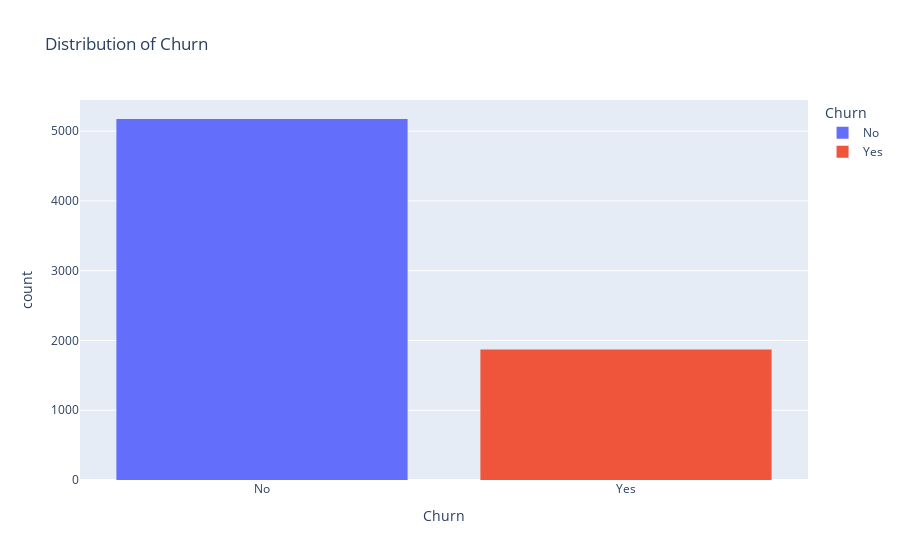

Write notebook code for a chart like this one.
### Markdown cell above
**EDA**

### Code cell
# distribution of churn
fig = px.histogram(df, x='Churn', color='Churn', title='Distribution of Churn')
fig.show()

### Figure 1 — Plotly figure (JSON) as saved in the notebook; plotly's stock layout.template omitted (floating-point values rounded to 4 significant figures; data arrays with more than 128 entries replaced by an {"elided": "..."} marker saying what was removed)
{"data": [{"alignmentgroup": "True", "bingroup": "x", "hovertemplate": "Churn=%{x}<br>count=%{y}<extra></extra>", "legendgroup": "No", "marker": {"color": "#636efa", "pattern": {"shape": ""}}, "name": "No", "offsetgroup": "No", "orientation": "v", "showlegend": true, "type": "histogram", "x": {"elided": "5174 str values"}, "xaxis": "x", "yaxis": "y"}, {"alignmentgroup": "True", "bingroup": "x", "hovertemplate": "Churn=%{x}<br>count=%{y}<extra></extra>", "legendgroup": "Yes", "marker": {"color": "#EF553B", "pattern": {"shape": ""}}, "name": "Yes", "offsetgroup": "Yes", "orientation": "v", "showlegend": true, "type": "histogram", "x": {"elided": "1869 str values"}, "xaxis": "x", "yaxis": "y"}], "layout": {"barmode": "relative", "legend": {"title": {"text": "Churn"}, "tracegroupgap": 0}, "title": {"text": "Distribution of Churn"}, "xaxis": {"anchor": "y", "categoryarray": ["No", "Yes"], "categoryorder": "array", "domain": [0, 1], "title": {"text": "Churn"}}, "yaxis": {"anchor": "x", "domain": [0, 1], "title": {"text": "count"}}}}
